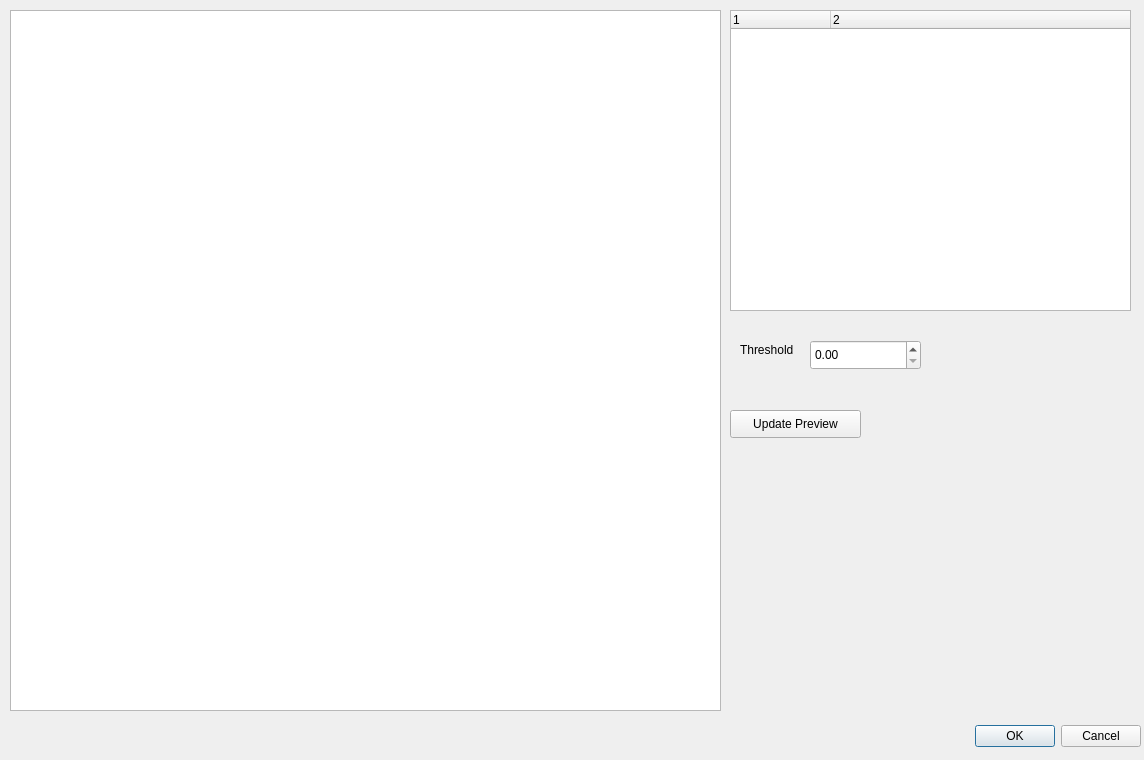
<?xml version="1.0" encoding="UTF-8"?>
<ui version="4.0">
 <class>DialogConvolve</class>
 <widget class="QDialog" name="DialogConvolve">
  <property name="geometry">
   <rect>
    <x>0</x>
    <y>0</y>
    <width>1144</width>
    <height>760</height>
   </rect>
  </property>
  <property name="windowTitle">
   <string>Dialog</string>
  </property>
  <property name="modal">
   <bool>false</bool>
  </property>
  <widget class="QDialogButtonBox" name="buttonBox">
   <property name="geometry">
    <rect>
     <x>970</x>
     <y>720</y>
     <width>171</width>
     <height>32</height>
    </rect>
   </property>
   <property name="orientation">
    <enum>Qt::Horizontal</enum>
   </property>
   <property name="standardButtons">
    <set>QDialogButtonBox::Cancel|QDialogButtonBox::Ok</set>
   </property>
  </widget>
  <widget class="QGraphicsView" name="graphicsView">
   <property name="geometry">
    <rect>
     <x>10</x>
     <y>10</y>
     <width>711</width>
     <height>701</height>
    </rect>
   </property>
  </widget>
  <widget class="ConvolutionFilterTree" name="treeWidget">
   <property name="geometry">
    <rect>
     <x>730</x>
     <y>10</y>
     <width>401</width>
     <height>301</height>
    </rect>
   </property>
   <property name="columnCount">
    <number>2</number>
   </property>
   <column>
    <property name="text">
     <string notr="true">1</string>
    </property>
   </column>
   <column>
    <property name="text">
     <string notr="true">2</string>
    </property>
   </column>
  </widget>
  <widget class="QPushButton" name="pushButton">
   <property name="geometry">
    <rect>
     <x>730</x>
     <y>410</y>
     <width>131</width>
     <height>28</height>
    </rect>
   </property>
   <property name="text">
    <string>Update Preview</string>
   </property>
  </widget>
  <widget class="QLabel" name="label">
   <property name="geometry">
    <rect>
     <x>740</x>
     <y>340</y>
     <width>66</width>
     <height>20</height>
    </rect>
   </property>
   <property name="text">
    <string>Threshold</string>
   </property>
  </widget>
  <widget class="QDoubleSpinBox" name="thresholdSpinBox">
   <property name="geometry">
    <rect>
     <x>810</x>
     <y>340</y>
     <width>111</width>
     <height>30</height>
    </rect>
   </property>
   <property name="maximum">
    <double>1000000.000000000000000</double>
   </property>
   <property name="singleStep">
    <double>0.100000000000000</double>
   </property>
  </widget>
 </widget>
 <customwidgets>
  <customwidget>
   <class>ConvolutionFilterTree</class>
   <extends>QTreeWidget</extends>
   <header>ConvolutionFilterTree.h</header>
  </customwidget>
 </customwidgets>
 <resources/>
 <connections>
  <connection>
   <sender>buttonBox</sender>
   <signal>accepted()</signal>
   <receiver>DialogConvolve</receiver>
   <slot>accept()</slot>
   <hints>
    <hint type="sourcelabel">
     <x>248</x>
     <y>254</y>
    </hint>
    <hint type="destinationlabel">
     <x>157</x>
     <y>274</y>
    </hint>
   </hints>
  </connection>
  <connection>
   <sender>buttonBox</sender>
   <signal>rejected()</signal>
   <receiver>DialogConvolve</receiver>
   <slot>reject()</slot>
   <hints>
    <hint type="sourcelabel">
     <x>316</x>
     <y>260</y>
    </hint>
    <hint type="destinationlabel">
     <x>286</x>
     <y>274</y>
    </hint>
   </hints>
  </connection>
 </connections>
</ui>
